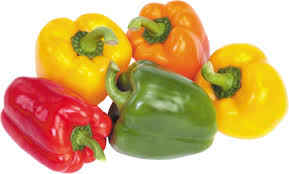
#> input picture peppers.jpeg, 289 x 174 px
$ jupyter execute prg1.ipynb
#> lines starting #> are read from the running program, lines starting #| are printed output that depends on the picture
[cell 1]
import cv2
import numpy as np
import matplotlib.pyplot as plt
import os

# 1. Read an RGB image
img = cv2.imread(cv2.samples.findFile('peppers.jpeg'))  # built-in OpenCV test image
#> img is the input picture: shape (174, 289, 3); mean B, G, R 118.7, 176.1, 212.2

img = cv2.cvtColor(img, cv2.COLOR_BGR2RGB)

# 2. Convert to numeric matrix (like MATLAB's double)
img_matrix = img.astype(float)

# 3. Split into R, G, B channels
R = img[:, :, 0]
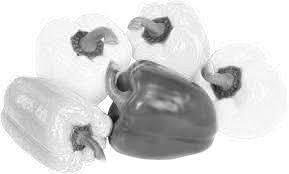
#> R: shape (174, 289); min 15, max 255, mean 212.2
G = img[:, :, 1]
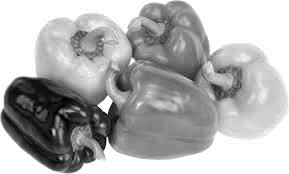
#> G: shape (174, 289); min 0, max 255, mean 176.1
B = img[:, :, 2]
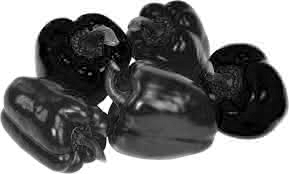
#> B: shape (174, 289); min 0, max 255, mean 118.7

# 4. Create RGB images for each channel
zeros = np.zeros_like(R)
red_img   = np.stack((R, zeros, zeros), axis=2)
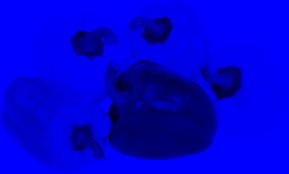
#> red_img: shape (174, 289, 3); mean of channels 0, 1, 2 212.2, 0, 0; drawn as B, G, R
green_img = np.stack((zeros, G, zeros), axis=2)
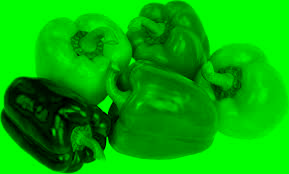
#> green_img: shape (174, 289, 3); mean of channels 0, 1, 2 0, 176.1, 0; drawn as B, G, R
blue_img  = np.stack((zeros, zeros, B), axis=2)
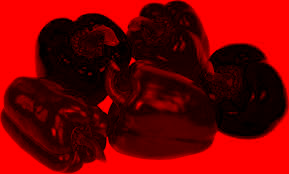
#> blue_img: shape (174, 289, 3); mean of channels 0, 1, 2 0, 0, 118.7; drawn as B, G, R

# 5. Display results using Matplotlib
plt.figure(figsize=(10, 10))

# Original Image
plt.subplot(3, 3, 2)
plt.imshow(img)
plt.title('Original RGB Image')
plt.axis('off')

# RGB representations
plt.subplot(3, 3, 4)
plt.imshow(red_img)
plt.title('Red Channel (RGB)')
plt.axis('off')

plt.subplot(3, 3, 5)
plt.imshow(green_img)
plt.title('Green Channel (RGB)')
plt.axis('off')

plt.subplot(3, 3, 6)
plt.imshow(blue_img)
plt.title('Blue Channel (RGB)')
plt.axis('off')

# Grayscale representations
plt.subplot(3, 3, 7)
plt.imshow(R, cmap='gray')
plt.title('Red Channel (Gray)')
plt.axis('off')

plt.subplot(3, 3, 8)
plt.imshow(G, cmap='gray')
plt.title('Green Channel (Gray)')
plt.axis('off')

plt.subplot(3, 3, 9)
plt.imshow(B, cmap='gray')
plt.title('Blue Channel (Gray)')
plt.axis('off')

plt.tight_layout()
plt.show()

# 6. Optionally save output images
os.makedirs("output_channels", exist_ok=True)

cv2.imwrite('output_channels/Red_Channel_RGB.png', cv2.cvtColor(red_img, cv2.COLOR_RGB2BGR))
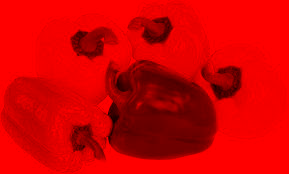
#> saved as Red_Channel_RGB.png: shape (174, 289, 3); mean B, G, R 0, 0, 212.2
cv2.imwrite('output_channels/Green_Channel_RGB.png', cv2.cvtColor(green_img, cv2.COLOR_RGB2BGR))
cv2.imwrite('output_channels/Blue_Channel_RGB.png', cv2.cvtColor(blue_img, cv2.COLOR_RGB2BGR))
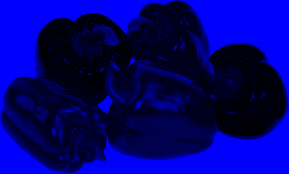
#> saved as Blue_Channel_RGB.png: shape (174, 289, 3); mean B, G, R 118.7, 0, 0
cv2.imwrite('output_channels/Red_Channel_Gray.png', R)
cv2.imwrite('output_channels/Green_Channel_Gray.png', G)
cv2.imwrite('output_channels/Blue_Channel_Gray.png', B)

print("✅ All channel images saved inside 'output_channels' folder.")
